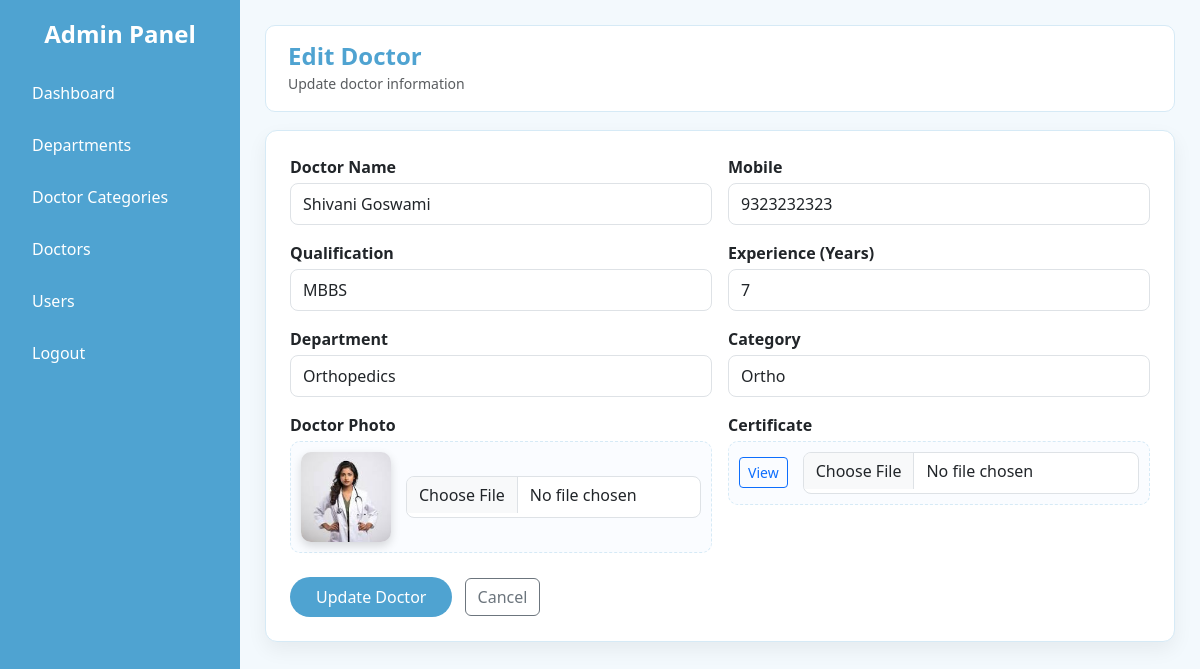
The page /edit_doctor/1/ (signed in) on the database its author committed.
### app/models.py (models this page shows, shortened)
class DoctorRegister(models.Model):
    user = models.OneToOneField(User, on_delete=models.CASCADE)
    doctor_name = models.CharField(max_length=100)
    email = models.EmailField(unique=True)
    mobile = models.CharField(max_length=15)
    department = models.ForeignKey(Department, on_delete=models.CASCADE)
    category = models.ForeignKey(DoctorCategory, on_delete=models.CASCADE)
    qualification = models.CharField(max_length=100)
    experience = models.IntegerField()
    photo = models.ImageField(upload_to='doctor_photos/')
    certificate = models.FileField(upload_to='doctor_certificates/', null=True, blank=True)
    is_approved = models.BooleanField(default=False)   # ✅ NEW

class Department(models.Model):
    department_name = models.CharField(max_length=100, unique=True)

class DoctorCategory(models.Model):
    category_name = models.CharField(max_length=100, unique=True)
    department = models.ForeignKey(
        Department,
        on_delete=models.CASCADE,
        related_name='categories'
    )

### app/views.py (the view, shortened to what this page needs)
# urls.py: path('edit_doctor/<int:id>/', views.edit_doctor, name='edit_doctor'),
@login_required
def edit_doctor(request, id):
    doctor = get_object_or_404(DoctorRegister, id=id)
    return render(request, 'admin/edit_doctor.html', {
        'doctor': doctor,
        'departments': Department.objects.all(),
        'categories': DoctorCategory.objects.all()
    })

### app/templates/admin/edit_doctor.html (shortened to what this page needs)
<!DOCTYPE html>
<html>
<head>
    <link href="https://cdn.jsdelivr.net/npm/bootstrap@5.3.0/dist/css/bootstrap.min.css" rel="stylesheet">
</head>
<body>
<div class="sidebar">
    <h4>Admin Panel</h4>
    <a href="{% url 'admin_dashboard' %}">Dashboard</a>
    <a href="{% url 'admin_departments' %}">Departments</a>
    <a href="{% url 'doctor_category' %}">Doctor Categories</a>
    <a href="{% url 'doctor_list' %}">Doctors</a>
    <a href="{% url 'admin_users' %}">Users</a>
    <a href="{% url 'admin_logout' %}">Logout</a>
</div>
<div class="main-content">
    <div class="topbar">
        <h4 class="page-title mb-0">Edit Doctor</h4>
        <small class="text-muted">Update doctor information</small>
    </div>
    <div class="edit-card p-4">
        <form method="POST" enctype="multipart/form-data">
            <div class="row g-3">
                <div class="col-md-6">
                    <label class="form-label">Doctor Name</label>
                    <input type="text" name="doctor_name" value="{{ doctor.doctor_name }}" class="form-control" required>
                </div>
                <div class="col-md-6">
                    <label class="form-label">Mobile</label>
                    <input type="text" name="mobile" value="{{ doctor.mobile }}" class="form-control" required>
                </div>
                <div class="col-md-6">
                    <label class="form-label">Qualification</label>
                    <input type="text" name="qualification" value="{{ doctor.qualification }}" class="form-control" required>
                </div>
                <div class="col-md-6">
                    <label class="form-label">Experience (Years)</label>
                    <input type="number" name="experience" value="{{ doctor.experience }}" class="form-control" min="0" required>
                </div>
                <div class="col-md-6">
                    <label class="form-label">Department</label>
                    <select name="department_id" class="form-control">
                        {% for d in departments %}
                        <option value="{{ d.id }}" {% if d.id == doctor.department.id %}selected{% endif %}>
                            {{ d.department_name }}
                        </option>
                        {% endfor %}
                    </select>
                </div>
                <div class="col-md-6">
                    <label class="form-label">Category</label>
                    <select name="category_id" class="form-control">
                        {% for c in categories %}
                        <option value="{{ c.id }}" {% if c.id == doctor.category.id %}selected{% endif %}>
                            {{ c.category_name }}
                        </option>
                        {% endfor %}
                    </select>
                </div>
                <div class="col-md-6">
                    <label class="form-label">Doctor Photo</label>
                    <div class="media-box">
                        <img src="{{ doctor.photo.url }}" class="doctor-img">
                        <input type="file" name="photo" class="form-control">
                    </div>
                </div>
                <div class="col-md-6">
                    <label class="form-label">Certificate</label>
                    <div class="media-box">
                        <a href="{{ doctor.certificate.url }}" target="_blank" class="btn btn-outline-primary btn-sm">
                            View
                        </a>
                        <input type="file" name="certificate" class="form-control">
                    </div>
                </div>
            </div>
            <div class="mt-4">
                <button class="btn btn-main">Update Doctor</button>
                <a href="{% url 'doctor_list' %}" class="btn btn-outline-secondary ms-2">Cancel</a>
            </div>
        </form>
    </div>
</div>
</body>
</html>

### app/templates/admin/edit_doctor.html (style rules this page uses)
:root { --main: #4FA3D1; --bg: #F3F9FD; --card: #FFFFFF; --border: #D6EAF6; }
body { background-color: var(--bg); font-family: "Segoe UI", sans-serif; }
.sidebar { position: fixed; width: 240px; height: 100vh; background: var(--main); color: #fff; padding-top: 20px; }
.sidebar h4 { text-align: center; font-weight: 700; margin-bottom: 20px; }
.sidebar a { color: #fff; text-decoration: none; display: block; padding: 12px 20px; margin: 4px 12px; border-radius: 6px; font-weight: 500; }
.main-content { margin-left: 240px; padding: 25px; }
.topbar { background: var(--card); padding: 16px 22px; border-radius: 10px; border: 1px solid var(--border); margin-bottom: 18px; }
.page-title { font-weight: 700; color: var(--main); }
.edit-card { background: var(--card); border-radius: 12px; border: 1px solid var(--border); box-shadow: 0 8px 20px rgba(0,0,0,0.06); max-width: 1000px; }
.form-label { font-weight: 600; margin-bottom: 4px; }
.form-control { border-radius: 8px; height: 42px; }
.doctor-img { width: 90px; height: 90px; object-fit: cover; border-radius: 10px; box-shadow: 0 4px 10px rgba(0,0,0,0.15); }
.media-box { display: flex; align-items: center; gap: 15px; padding: 10px; border: 1px dashed var(--border); border-radius: 10px; background: #fafcff; }
.btn-main { background: var(--main); border: none; border-radius: 20px; padding: 8px 26px; color: #fff; font-weight: 500; }

### rows shown on the page
DoctorRegister: doctor_name "Shivani Goswami", mobile "9323232323", qualification "MBBS", experience "7", department_id "Orthopedics", category_id "Ortho", photo (picture)
